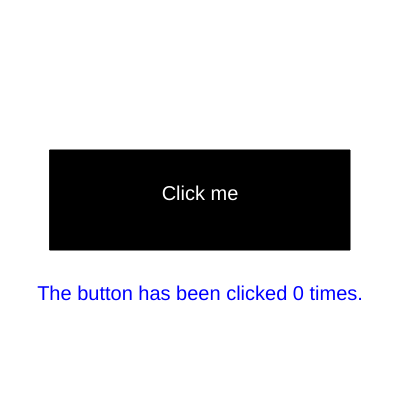
Frame 1 (no input)
Frame 60 (no input): identical to frame 1, image omitted
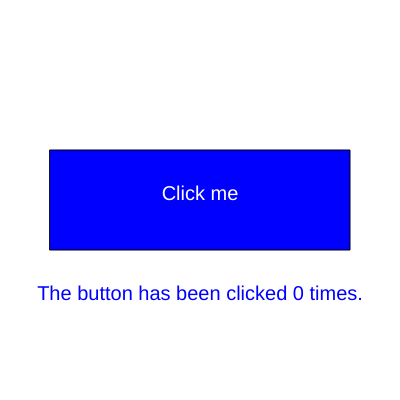
Frame 120 (the mouse pressed at the canvas centre since frame 60)

The p5.js sketch that drew these frames (run headless with seeded random() and noise() and a simulated clock; from frame 60 on, the mouse is pressed at the canvas centre):

// p5.js sketch
// ── sketch.js
/**
 * A class representing a UI button.
 */
class Button {
    x;
    y;
    width;
    height;
    label;
    /**
     * Creates a new Button.
     * @param {number} x The x coordinate of the button (CORNER mode).
     * @param {number} y The y coordinate of the button (CORNER mode).
     * @param {number} width The width of the button.
     * @param {number} height The height of the button.
     * @param {string} label The text to display on the button.
     */
    constructor(x, y, width, height, label) {
        this.x = x;
        this.y = y;
        this.width = width;
        this.height = height;
        this.label = label;
    }

    /**
     * Draws the button at its specified location and dimensions. Also 
     * displays the label on the button. If the mouse is over the button, 
     * the button's fill colour will be blue (0, 0, 255). Otherwise, it 
     * will be black.
     */
    draw() {
        if (this.#mouseIsOver()){
            fill(0, 0, 255)
        } else{
            fill(0)
        }
        rect(this.x, this.y, this.width, this.height);
        fill(255);
        textAlign(CENTER);
        textSize(20);
        text(this.label, this.x + this.width/2, this.y + this.height/2)
    }

    /**
     * A private method that checks if the mouse is over the button. 
     * @returns {boolean} True if the mouse is over the button, false otherwise.
     */
    #mouseIsOver() {
        if (mouseX > this.x && mouseX < this.x + this.width && mouseY > this.y && mouseY < this.y + this.height){
            return true
        } else {
            return false
        }
    }

    /**
     * Checks if button is clicked--the mouse is over the button and the mouse 
     * is currently pressed.
     * @returns {boolean} True if the button is clicked, false otherwise.
     */
    clicked() {
        if (this.#mouseIsOver() && mouseIsPressed){
            return true
        } else {
            return false
        }
    }
}

let button = new Button(50, 150, 300, 100, "Click me");
let counter = 0;
let message = `The button has been clicked ${counter} times.`;


function setup(){
    createCanvas(400, 400);
}

function draw(){
    background(255);
    button.draw()
    updateTotal()
    fill(0, 0, 255);
    text(message, 200, 300)
}

function updateTotal(){
    if (button.clicked()){
        counter += 1
    }
}
